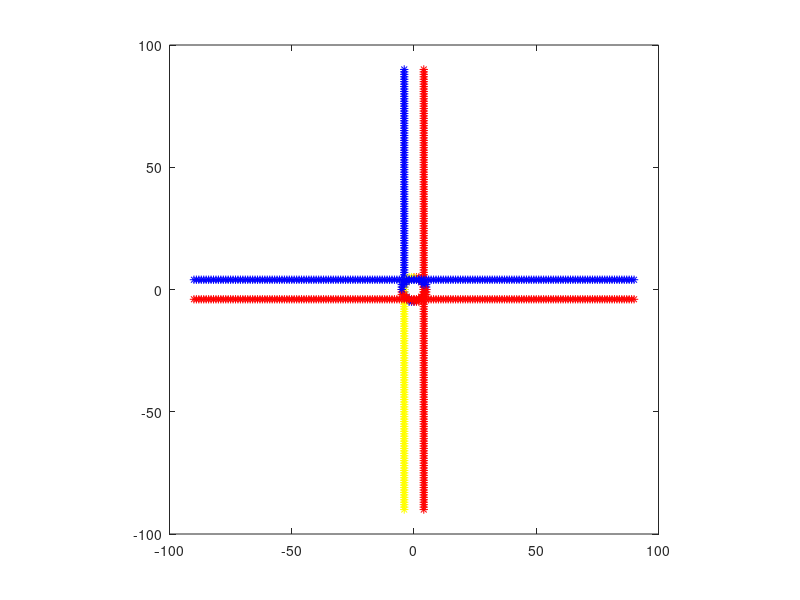

Here is the MATLAB script that generated this plot:
clear all;
clc;

r = input('Enter large value for (eg:r=100) Radius r ');
x0=0;
y0=r;
x(1) = x0;
y(1) = y0;
pk=@(x,y)((x+1)^2 +(y-1/2)^(2)-r^2);
d(1)=(pk(x(1),y(1)));
for i=2:100
    
    if d(i-1)<0
        x(i)=x(i-1)+1;
        y(i)=y(i-1);
        
    else
        x(i)=x(i-1);
        y(i)=y(i-1)-1; 
    end
    d(i)=(pk(x(i),y(i)));
end
d'
[ x' y']
plot(x,y,'r*')
hold on 
plot(-x,-y,'b*')
plot(-x,y,'cy*')
plot(x,-y,'r*')
plot(y,x,'b*')
plot(-y,-x,'r*')
plot(-y,x,'b*')
plot(y,-x,'r*')
axis square